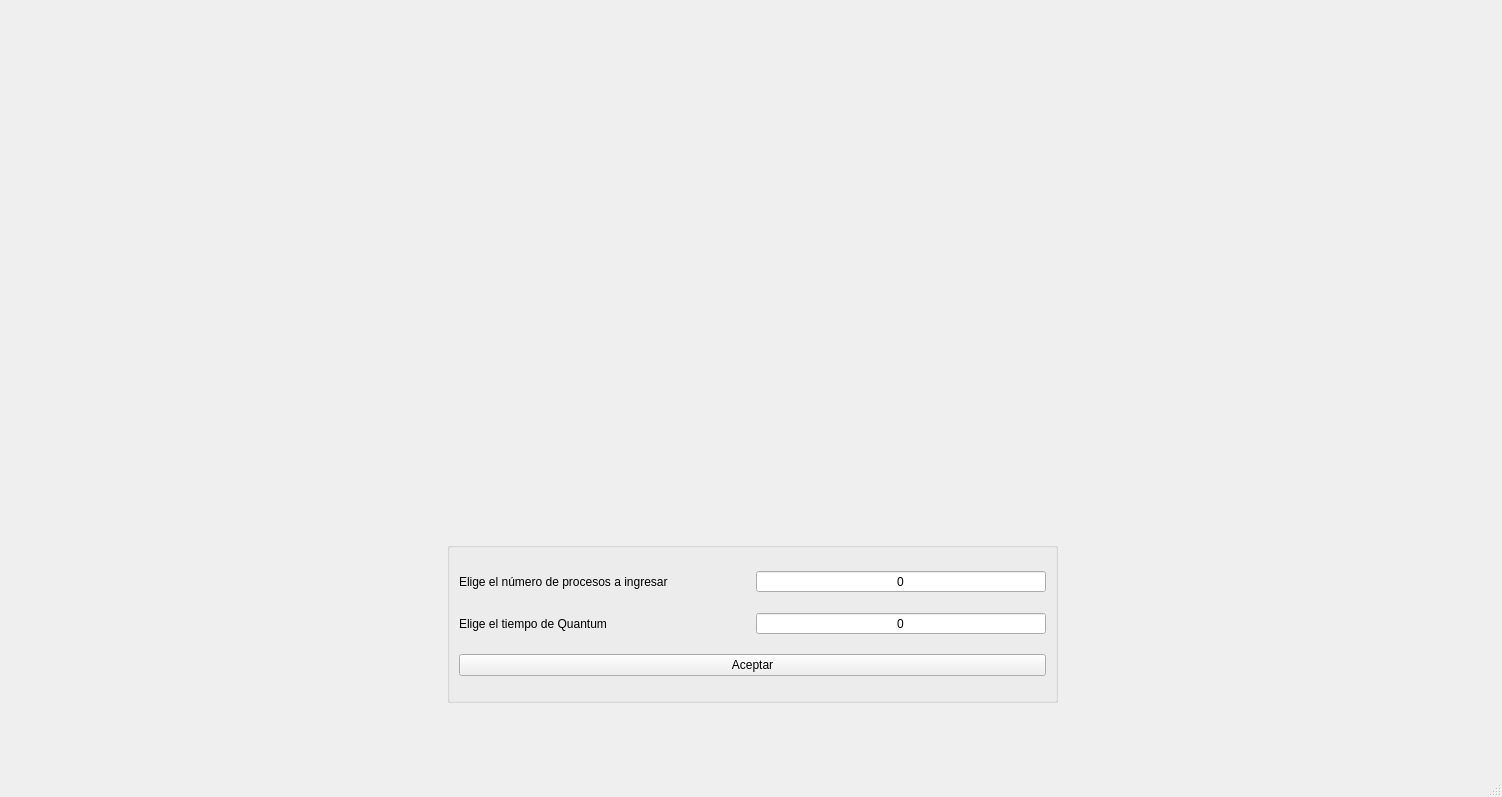
<?xml version="1.0" encoding="UTF-8"?>
<ui version="4.0">
 <class>MainWindow</class>
 <widget class="QMainWindow" name="MainWindow">
  <property name="geometry">
   <rect>
    <x>0</x>
    <y>0</y>
    <width>1502</width>
    <height>797</height>
   </rect>
  </property>
  <property name="windowTitle">
   <string>MainWindow</string>
  </property>
  <widget class="QWidget" name="centralwidget">
   <widget class="QWidget" name="layoutWidget">
    <property name="geometry">
     <rect>
      <x>7</x>
      <y>2</y>
      <width>1481</width>
      <height>751</height>
     </rect>
    </property>
    <layout class="QGridLayout" name="gridLayout">
     <item row="0" column="0">
      <widget class="QStackedWidget" name="MainQSW">
       <property name="currentIndex">
        <number>0</number>
       </property>
       <widget class="QWidget" name="NProcesosQSW">
        <widget class="QGroupBox" name="groupBox">
         <property name="geometry">
          <rect>
           <x>440</x>
           <y>540</y>
           <width>611</width>
           <height>161</height>
          </rect>
         </property>
         <property name="title">
          <string/>
         </property>
         <layout class="QGridLayout" name="gridLayout_3">
          <item row="2" column="0">
           <widget class="QLabel" name="label">
            <property name="text">
             <string>Elige el número de procesos a ingresar</string>
            </property>
           </widget>
          </item>
          <item row="3" column="0">
           <widget class="QLabel" name="label_4">
            <property name="text">
             <string>Elige el tiempo de Quantum</string>
            </property>
           </widget>
          </item>
          <item row="3" column="1">
           <widget class="QSpinBox" name="QuantumQSB">
            <property name="alignment">
             <set>Qt::AlignCenter</set>
            </property>
            <property name="buttonSymbols">
             <enum>QAbstractSpinBox::NoButtons</enum>
            </property>
            <property name="accelerated">
             <bool>false</bool>
            </property>
            <property name="minimum">
             <number>0</number>
            </property>
            <property name="maximum">
             <number>999</number>
            </property>
           </widget>
          </item>
          <item row="2" column="1">
           <widget class="QSpinBox" name="NProcesosQSB">
            <property name="alignment">
             <set>Qt::AlignCenter</set>
            </property>
            <property name="buttonSymbols">
             <enum>QAbstractSpinBox::NoButtons</enum>
            </property>
            <property name="accelerated">
             <bool>false</bool>
            </property>
            <property name="minimum">
             <number>0</number>
            </property>
            <property name="maximum">
             <number>999</number>
            </property>
           </widget>
          </item>
          <item row="4" column="0" colspan="2">
           <widget class="QPushButton" name="Aceptar">
            <property name="text">
             <string>Aceptar</string>
            </property>
           </widget>
          </item>
         </layout>
        </widget>
        <widget class="QLabel" name="label_3">
         <property name="geometry">
          <rect>
           <x>540</x>
           <y>100</y>
           <width>401</width>
           <height>401</height>
          </rect>
         </property>
         <property name="text">
          <string/>
         </property>
         <property name="pixmap">
          <pixmap resource="applogo.qrc">:/images/logo.png</pixmap>
         </property>
         <property name="scaledContents">
          <bool>true</bool>
         </property>
        </widget>
       </widget>
       <widget class="QWidget" name="EjecProcesosQSW">
        <widget class="QTableWidget" name="PendientesQTV">
         <property name="geometry">
          <rect>
           <x>10</x>
           <y>290</y>
           <width>291</width>
           <height>481</height>
          </rect>
         </property>
         <attribute name="horizontalHeaderDefaultSectionSize">
          <number>180</number>
         </attribute>
         <attribute name="horizontalHeaderStretchLastSection">
          <bool>true</bool>
         </attribute>
         <column>
          <property name="text">
           <string>ID</string>
          </property>
          <property name="textAlignment">
           <set>AlignCenter</set>
          </property>
         </column>
         <column>
          <property name="text">
           <string>TME</string>
          </property>
          <property name="textAlignment">
           <set>AlignCenter</set>
          </property>
         </column>
         <column>
          <property name="text">
           <string>TT</string>
          </property>
          <property name="textAlignment">
           <set>AlignCenter</set>
          </property>
         </column>
        </widget>
        <widget class="QLabel" name="LoteEjecQL">
         <property name="geometry">
          <rect>
           <x>60</x>
           <y>260</y>
           <width>181</width>
           <height>21</height>
          </rect>
         </property>
         <property name="text">
          <string>Procesos Listos:</string>
         </property>
        </widget>
        <widget class="QLabel" name="ProcTerml">
         <property name="geometry">
          <rect>
           <x>710</x>
           <y>260</y>
           <width>211</width>
           <height>21</height>
          </rect>
         </property>
         <property name="text">
          <string>Procesos terminados:</string>
         </property>
        </widget>
        <widget class="QWidget" name="verticalLayoutWidget">
         <property name="geometry">
          <rect>
           <x>10</x>
           <y>90</y>
           <width>1011</width>
           <height>161</height>
          </rect>
         </property>
         <layout class="QVBoxLayout" name="verticalLayout">
          <item>
           <widget class="QLabel" name="LoteEjecQL_2">
            <property name="minimumSize">
             <size>
              <width>0</width>
              <height>30</height>
             </size>
            </property>
            <property name="maximumSize">
             <size>
              <width>16777215</width>
              <height>30</height>
             </size>
            </property>
            <property name="text">
             <string>Proceso Actual:</string>
            </property>
            <property name="alignment">
             <set>Qt::AlignCenter</set>
            </property>
           </widget>
          </item>
          <item>
           <layout class="QHBoxLayout" name="horizontalLayout_5">
            <item>
             <widget class="QLabel" name="IDActualQL">
              <property name="maximumSize">
               <size>
                <width>60</width>
                <height>40</height>
               </size>
              </property>
              <property name="text">
               <string>ID:</string>
              </property>
             </widget>
            </item>
            <item>
             <widget class="QLineEdit" name="IDActualQLE">
              <property name="maximumSize">
               <size>
                <width>80</width>
                <height>24</height>
               </size>
              </property>
              <property name="alignment">
               <set>Qt::AlignCenter</set>
              </property>
              <property name="readOnly">
               <bool>true</bool>
              </property>
             </widget>
            </item>
            <item>
             <widget class="QLabel" name="OperacionActualQL">
              <property name="maximumSize">
               <size>
                <width>110</width>
                <height>16777215</height>
               </size>
              </property>
              <property name="text">
               <string>Operación:</string>
              </property>
             </widget>
            </item>
            <item>
             <widget class="QLineEdit" name="OperacionActualQLE">
              <property name="maximumSize">
               <size>
                <width>800</width>
                <height>24</height>
               </size>
              </property>
              <property name="alignment">
               <set>Qt::AlignCenter</set>
              </property>
              <property name="readOnly">
               <bool>true</bool>
              </property>
             </widget>
            </item>
            <item>
             <widget class="QLabel" name="TamanioQL">
              <property name="maximumSize">
               <size>
                <width>200</width>
                <height>16777215</height>
               </size>
              </property>
              <property name="text">
               <string>Tamaño:</string>
              </property>
              <property name="alignment">
               <set>Qt::AlignCenter</set>
              </property>
             </widget>
            </item>
            <item>
             <widget class="QLineEdit" name="TamanioQLE">
              <property name="minimumSize">
               <size>
                <width>0</width>
                <height>24</height>
               </size>
              </property>
              <property name="maximumSize">
               <size>
                <width>16777215</width>
                <height>24</height>
               </size>
              </property>
              <property name="alignment">
               <set>Qt::AlignCenter</set>
              </property>
              <property name="readOnly">
               <bool>true</bool>
              </property>
             </widget>
            </item>
           </layout>
          </item>
          <item>
           <layout class="QHBoxLayout" name="horizontalLayout">
            <item>
             <widget class="QLabel" name="TMEQL">
              <property name="maximumSize">
               <size>
                <width>50</width>
                <height>40</height>
               </size>
              </property>
              <property name="text">
               <string>TME:</string>
              </property>
             </widget>
            </item>
            <item>
             <widget class="QLineEdit" name="TMEActualQLE">
              <property name="maximumSize">
               <size>
                <width>180</width>
                <height>24</height>
               </size>
              </property>
              <property name="alignment">
               <set>Qt::AlignCenter</set>
              </property>
              <property name="readOnly">
               <bool>true</bool>
              </property>
             </widget>
            </item>
            <item>
             <widget class="QLabel" name="TiempoRestanteQL">
              <property name="maximumSize">
               <size>
                <width>50</width>
                <height>16777215</height>
               </size>
              </property>
              <property name="text">
               <string>TR:</string>
              </property>
              <property name="alignment">
               <set>Qt::AlignCenter</set>
              </property>
             </widget>
            </item>
            <item>
             <widget class="QLineEdit" name="TiempoRestanteQLE">
              <property name="maximumSize">
               <size>
                <width>200</width>
                <height>24</height>
               </size>
              </property>
              <property name="alignment">
               <set>Qt::AlignCenter</set>
              </property>
              <property name="readOnly">
               <bool>true</bool>
              </property>
             </widget>
            </item>
            <item>
             <widget class="QLabel" name="TiempoTranscurridoQL">
              <property name="maximumSize">
               <size>
                <width>50</width>
                <height>16777215</height>
               </size>
              </property>
              <property name="text">
               <string>TT:</string>
              </property>
              <property name="alignment">
               <set>Qt::AlignCenter</set>
              </property>
             </widget>
            </item>
            <item>
             <widget class="QLineEdit" name="TiempoTranscurridoQLE">
              <property name="maximumSize">
               <size>
                <width>16777215</width>
                <height>24</height>
               </size>
              </property>
              <property name="alignment">
               <set>Qt::AlignCenter</set>
              </property>
              <property name="readOnly">
               <bool>true</bool>
              </property>
             </widget>
            </item>
            <item>
             <widget class="QLabel" name="TiempoTranscurridoQL_2">
              <property name="maximumSize">
               <size>
                <width>200</width>
                <height>16777215</height>
               </size>
              </property>
              <property name="text">
               <string>Quantum Restante:</string>
              </property>
              <property name="alignment">
               <set>Qt::AlignCenter</set>
              </property>
             </widget>
            </item>
            <item>
             <widget class="QLineEdit" name="QuantumRestanteQLE">
              <property name="minimumSize">
               <size>
                <width>0</width>
                <height>24</height>
               </size>
              </property>
              <property name="maximumSize">
               <size>
                <width>16777215</width>
                <height>24</height>
               </size>
              </property>
              <property name="readOnly">
               <bool>true</bool>
              </property>
             </widget>
            </item>
           </layout>
          </item>
         </layout>
        </widget>
        <widget class="QTableWidget" name="ProcTerminadosQTW">
         <property name="geometry">
          <rect>
           <x>620</x>
           <y>290</y>
           <width>401</width>
           <height>481</height>
          </rect>
         </property>
         <attribute name="horizontalHeaderStretchLastSection">
          <bool>true</bool>
         </attribute>
         <column>
          <property name="text">
           <string>ID</string>
          </property>
          <property name="textAlignment">
           <set>AlignCenter</set>
          </property>
         </column>
         <column>
          <property name="text">
           <string>Operacion</string>
          </property>
          <property name="textAlignment">
           <set>AlignCenter</set>
          </property>
         </column>
         <column>
          <property name="text">
           <string>Resultado</string>
          </property>
          <property name="textAlignment">
           <set>AlignCenter</set>
          </property>
         </column>
        </widget>
        <widget class="QLabel" name="ProcBloqueadosQL">
         <property name="geometry">
          <rect>
           <x>350</x>
           <y>260</y>
           <width>221</width>
           <height>31</height>
          </rect>
         </property>
         <property name="maximumSize">
          <size>
           <width>16777215</width>
           <height>60</height>
          </size>
         </property>
         <property name="text">
          <string>Procesos Bloqueados:</string>
         </property>
        </widget>
        <widget class="QTableWidget" name="BloqueadosQTW">
         <property name="geometry">
          <rect>
           <x>330</x>
           <y>290</y>
           <width>261</width>
           <height>481</height>
          </rect>
         </property>
         <attribute name="horizontalHeaderStretchLastSection">
          <bool>true</bool>
         </attribute>
         <column>
          <property name="text">
           <string>ID</string>
          </property>
          <property name="textAlignment">
           <set>AlignCenter</set>
          </property>
         </column>
         <column>
          <property name="text">
           <string>T Bloqueado</string>
          </property>
          <property name="textAlignment">
           <set>AlignCenter</set>
          </property>
         </column>
        </widget>
        <widget class="QPushButton" name="VerTiemposQPB">
         <property name="enabled">
          <bool>false</bool>
         </property>
         <property name="geometry">
          <rect>
           <x>870</x>
           <y>0</y>
           <width>151</width>
           <height>41</height>
          </rect>
         </property>
         <property name="text">
          <string>Ver Tiempos</string>
         </property>
        </widget>
        <widget class="QLabel" name="ProcTerml_2">
         <property name="geometry">
          <rect>
           <x>1170</x>
           <y>10</y>
           <width>181</width>
           <height>21</height>
          </rect>
         </property>
         <property name="text">
          <string>Tabla de Páginas:</string>
         </property>
        </widget>
        <widget class="QSlider" name="VolMusicaQS">
         <property name="geometry">
          <rect>
           <x>1060</x>
           <y>760</y>
           <width>381</width>
           <height>18</height>
          </rect>
         </property>
         <property name="orientation">
          <enum>Qt::Horizontal</enum>
         </property>
        </widget>
        <widget class="QWidget" name="horizontalLayoutWidget">
         <property name="geometry">
          <rect>
           <x>10</x>
           <y>40</y>
           <width>1011</width>
           <height>51</height>
          </rect>
         </property>
         <layout class="QHBoxLayout" name="horizontalLayout_2">
          <item>
           <widget class="QLabel" name="SiguienteProQL">
            <property name="maximumSize">
             <size>
              <width>16777215</width>
              <height>30</height>
             </size>
            </property>
            <property name="text">
             <string>Próxmo Proceso:</string>
            </property>
            <property name="alignment">
             <set>Qt::AlignCenter</set>
            </property>
           </widget>
          </item>
          <item>
           <widget class="QLabel" name="IDProximoQL">
            <property name="minimumSize">
             <size>
              <width>0</width>
              <height>30</height>
             </size>
            </property>
            <property name="maximumSize">
             <size>
              <width>16777215</width>
              <height>30</height>
             </size>
            </property>
            <property name="text">
             <string>ID:</string>
            </property>
            <property name="alignment">
             <set>Qt::AlignCenter</set>
            </property>
           </widget>
          </item>
          <item>
           <widget class="QLineEdit" name="IDProximoQLE">
            <property name="maximumSize">
             <size>
              <width>16777215</width>
              <height>24</height>
             </size>
            </property>
            <property name="alignment">
             <set>Qt::AlignCenter</set>
            </property>
            <property name="readOnly">
             <bool>true</bool>
            </property>
           </widget>
          </item>
          <item>
           <widget class="QLabel" name="TamanioQL_2">
            <property name="maximumSize">
             <size>
              <width>16777215</width>
              <height>30</height>
             </size>
            </property>
            <property name="text">
             <string>Tamaño:</string>
            </property>
            <property name="alignment">
             <set>Qt::AlignCenter</set>
            </property>
           </widget>
          </item>
          <item>
           <widget class="QLineEdit" name="TamanioQLE_2">
            <property name="maximumSize">
             <size>
              <width>16777215</width>
              <height>24</height>
             </size>
            </property>
            <property name="alignment">
             <set>Qt::AlignCenter</set>
            </property>
            <property name="readOnly">
             <bool>true</bool>
            </property>
           </widget>
          </item>
         </layout>
        </widget>
        <widget class="QWidget" name="horizontalLayoutWidget_2">
         <property name="geometry">
          <rect>
           <x>10</x>
           <y>0</y>
           <width>851</width>
           <height>41</height>
          </rect>
         </property>
         <layout class="QHBoxLayout" name="horizontalLayout_3">
          <item>
           <widget class="QLabel" name="NoProcPenQL">
            <property name="maximumSize">
             <size>
              <width>16777215</width>
              <height>40</height>
             </size>
            </property>
            <property name="text">
             <string>Procesos Nuevos:</string>
            </property>
           </widget>
          </item>
          <item>
           <widget class="QLineEdit" name="NoProcPendientesQLE">
            <property name="maximumSize">
             <size>
              <width>16777215</width>
              <height>24</height>
             </size>
            </property>
            <property name="alignment">
             <set>Qt::AlignCenter</set>
            </property>
            <property name="readOnly">
             <bool>true</bool>
            </property>
           </widget>
          </item>
          <item>
           <widget class="QLabel" name="ContadorQL">
            <property name="maximumSize">
             <size>
              <width>16777215</width>
              <height>40</height>
             </size>
            </property>
            <property name="text">
             <string>Contador:</string>
            </property>
            <property name="alignment">
             <set>Qt::AlignCenter</set>
            </property>
           </widget>
          </item>
          <item>
           <widget class="QLineEdit" name="ContadorQLE">
            <property name="maximumSize">
             <size>
              <width>16777215</width>
              <height>24</height>
             </size>
            </property>
            <property name="alignment">
             <set>Qt::AlignCenter</set>
            </property>
            <property name="readOnly">
             <bool>true</bool>
            </property>
           </widget>
          </item>
          <item>
           <widget class="QLabel" name="QuantumQL">
            <property name="maximumSize">
             <size>
              <width>16777215</width>
              <height>40</height>
             </size>
            </property>
            <property name="text">
             <string>Quantum:</string>
            </property>
            <property name="alignment">
             <set>Qt::AlignCenter</set>
            </property>
           </widget>
          </item>
          <item>
           <widget class="QLineEdit" name="QuantumQLEI">
            <property name="maximumSize">
             <size>
              <width>16777215</width>
              <height>24</height>
             </size>
            </property>
            <property name="alignment">
             <set>Qt::AlignCenter</set>
            </property>
            <property name="readOnly">
             <bool>true</bool>
            </property>
           </widget>
          </item>
         </layout>
        </widget>
        <widget class="QTableWidget" name="PaginasQTW">
         <property name="geometry">
          <rect>
           <x>1040</x>
           <y>40</y>
           <width>411</width>
           <height>711</height>
          </rect>
         </property>
         <property name="alternatingRowColors">
          <bool>false</bool>
         </property>
         <attribute name="horizontalHeaderStretchLastSection">
          <bool>true</bool>
         </attribute>
         <row>
          <property name="text">
           <string>0</string>
          </property>
          <property name="textAlignment">
           <set>AlignCenter</set>
          </property>
         </row>
         <row>
          <property name="text">
           <string>1</string>
          </property>
          <property name="textAlignment">
           <set>AlignCenter</set>
          </property>
         </row>
         <row>
          <property name="text">
           <string>2</string>
          </property>
          <property name="textAlignment">
           <set>AlignCenter</set>
          </property>
         </row>
         <row>
          <property name="text">
           <string>3</string>
          </property>
          <property name="textAlignment">
           <set>AlignCenter</set>
          </property>
         </row>
         <row>
          <property name="text">
           <string>4</string>
          </property>
          <property name="textAlignment">
           <set>AlignCenter</set>
          </property>
         </row>
         <row>
          <property name="text">
           <string>5</string>
          </property>
          <property name="textAlignment">
           <set>AlignCenter</set>
          </property>
         </row>
         <row>
          <property name="text">
           <string>6</string>
          </property>
          <property name="textAlignment">
           <set>AlignCenter</set>
          </property>
         </row>
         <row>
          <property name="text">
           <string>7</string>
          </property>
          <property name="textAlignment">
           <set>AlignCenter</set>
          </property>
         </row>
         <row>
          <property name="text">
           <string>8</string>
          </property>
          <property name="textAlignment">
           <set>AlignCenter</set>
          </property>
         </row>
         <row>
          <property name="text">
           <string>9</string>
          </property>
          <property name="textAlignment">
           <set>AlignCenter</set>
          </property>
         </row>
         <row>
          <property name="text">
           <string>10</string>
          </property>
          <property name="textAlignment">
           <set>AlignCenter</set>
          </property>
         </row>
         <row>
          <property name="text">
           <string>11</string>
          </property>
          <property name="textAlignment">
           <set>AlignCenter</set>
          </property>
         </row>
         <row>
          <property name="text">
           <string>12</string>
          </property>
          <property name="textAlignment">
           <set>AlignCenter</set>
          </property>
         </row>
         <row>
          <property name="text">
           <string>13</string>
          </property>
          <property name="textAlignment">
           <set>AlignCenter</set>
          </property>
         </row>
         <row>
          <property name="text">
           <string>14</string>
          </property>
          <property name="textAlignment">
           <set>AlignCenter</set>
          </property>
         </row>
         <row>
          <property name="text">
           <string>15</string>
          </property>
          <property name="textAlignment">
           <set>AlignCenter</set>
          </property>
         </row>
         <row>
          <property name="text">
           <string>16</string>
          </property>
          <property name="textAlignment">
           <set>AlignCenter</set>
          </property>
         </row>
         <row>
          <property name="text">
           <string>17</string>
          </property>
          <property name="textAlignment">
           <set>AlignCenter</set>
          </property>
         </row>
         <row>
          <property name="text">
           <string>18</string>
          </property>
          <property name="textAlignment">
           <set>AlignCenter</set>
          </property>
         </row>
         <row>
          <property name="text">
           <string>19</string>
          </property>
          <property name="textAlignment">
           <set>AlignCenter</set>
          </property>
         </row>
         <row>
          <property name="text">
           <string>20</string>
          </property>
          <property name="textAlignment">
           <set>AlignCenter</set>
          </property>
         </row>
         <row>
          <property name="text">
           <string>21</string>
          </property>
          <property name="textAlignment">
           <set>AlignCenter</set>
          </property>
         </row>
         <row>
          <property name="text">
           <string>22</string>
          </property>
          <property name="textAlignment">
           <set>AlignCenter</set>
          </property>
         </row>
         <row>
          <property name="text">
           <string>23</string>
          </property>
          <property name="textAlignment">
           <set>AlignCenter</set>
          </property>
         </row>
         <row>
          <property name="text">
           <string>25</string>
          </property>
          <property name="textAlignment">
           <set>AlignCenter</set>
          </property>
         </row>
         <row>
          <property name="text">
           <string>26</string>
          </property>
          <property name="textAlignment">
           <set>AlignCenter</set>
          </property>
         </row>
         <row>
          <property name="text">
           <string>27</string>
          </property>
          <property name="textAlignment">
           <set>AlignCenter</set>
          </property>
         </row>
         <row>
          <property name="text">
           <string>28</string>
          </property>
          <property name="textAlignment">
           <set>AlignCenter</set>
          </property>
         </row>
         <row>
          <property name="text">
           <string>29</string>
          </property>
          <property name="textAlignment">
           <set>AlignCenter</set>
          </property>
         </row>
         <row>
          <property name="text">
           <string>30</string>
          </property>
          <property name="textAlignment">
           <set>AlignCenter</set>
          </property>
         </row>
         <row>
          <property name="text">
           <string>31</string>
          </property>
          <property name="textAlignment">
           <set>AlignCenter</set>
          </property>
         </row>
         <row>
          <property name="text">
           <string>32</string>
          </property>
          <property name="textAlignment">
           <set>AlignCenter</set>
          </property>
         </row>
         <row>
          <property name="text">
           <string>33</string>
          </property>
          <property name="textAlignment">
           <set>AlignCenter</set>
          </property>
         </row>
         <row>
          <property name="text">
           <string>33</string>
          </property>
          <property name="textAlignment">
           <set>AlignCenter</set>
          </property>
         </row>
         <row>
          <property name="text">
           <string>34</string>
          </property>
          <property name="textAlignment">
           <set>AlignCenter</set>
          </property>
         </row>
         <row>
          <property name="text">
           <string>35</string>
          </property>
          <property name="textAlignment">
           <set>AlignCenter</set>
          </property>
         </row>
         <row>
          <property name="text">
           <string>36</string>
          </property>
          <property name="textAlignment">
           <set>AlignCenter</set>
          </property>
         </row>
         <row>
          <property name="text">
           <string>37</string>
          </property>
          <property name="textAlignment">
           <set>AlignCenter</set>
          </property>
         </row>
         <row>
          <property name="text">
           <string>38</string>
          </property>
          <property name="textAlignment">
           <set>AlignCenter</set>
          </property>
         </row>
         <row>
          <property name="text">
           <string>39</string>
          </property>
          <property name="textAlignment">
           <set>AlignCenter</set>
          </property>
         </row>
         <column>
          <property name="text">
           <string>ID</string>
          </property>
          <property name="textAlignment">
           <set>AlignCenter</set>
          </property>
         </column>
         <column>
          <property name="text">
           <string>Pagina</string>
          </property>
          <property name="textAlignment">
           <set>AlignCenter</set>
          </property>
         </column>
         <column>
          <property name="text">
           <string>Estado</string>
          </property>
          <property name="textAlignment">
           <set>AlignCenter</set>
          </property>
         </column>
        </widget>
       </widget>
       <widget class="QWidget" name="page">
        <layout class="QGridLayout" name="gridLayout_4">
         <item row="0" column="0">
          <widget class="QTableWidget" name="TiemposQTW">
           <attribute name="horizontalHeaderShowSortIndicator" stdset="0">
            <bool>false</bool>
           </attribute>
           <attribute name="horizontalHeaderStretchLastSection">
            <bool>true</bool>
           </attribute>
           <attribute name="verticalHeaderVisible">
            <bool>false</bool>
           </attribute>
           <column>
            <property name="text">
             <string>ID</string>
            </property>
            <property name="textAlignment">
             <set>AlignCenter</set>
            </property>
           </column>
           <column>
            <property name="text">
             <string>Operacion</string>
            </property>
            <property name="textAlignment">
             <set>AlignCenter</set>
            </property>
           </column>
           <column>
            <property name="text">
             <string>Resultado</string>
            </property>
            <property name="textAlignment">
             <set>AlignCenter</set>
            </property>
           </column>
           <column>
            <property name="text">
             <string>Llegada</string>
            </property>
            <property name="textAlignment">
             <set>AlignCenter</set>
            </property>
           </column>
           <column>
            <property name="text">
             <string>Finalizacion</string>
            </property>
            <property name="textAlignment">
             <set>AlignCenter</set>
            </property>
           </column>
           <column>
            <property name="text">
             <string>Retorno</string>
            </property>
            <property name="textAlignment">
             <set>AlignCenter</set>
            </property>
           </column>
           <column>
            <property name="text">
             <string>Respuesta</string>
            </property>
            <property name="textAlignment">
             <set>AlignCenter</set>
            </property>
           </column>
           <column>
            <property name="text">
             <string>Espera</string>
            </property>
            <property name="textAlignment">
             <set>AlignCenter</set>
            </property>
           </column>
           <column>
            <property name="text">
             <string>Servicio</string>
            </property>
            <property name="textAlignment">
             <set>AlignCenter</set>
            </property>
           </column>
           <column>
            <property name="text">
             <string>Tamaño</string>
            </property>
            <property name="textAlignment">
             <set>AlignCenter</set>
            </property>
           </column>
          </widget>
         </item>
        </layout>
       </widget>
       <widget class="QWidget" name="page_2">
        <layout class="QGridLayout" name="gridLayout_6">
         <item row="0" column="0">
          <layout class="QGridLayout" name="gridLayout_5">
           <item row="1" column="0">
            <widget class="QTableWidget" name="BCPQTW">
             <property name="tabKeyNavigation">
              <bool>true</bool>
             </property>
             <property name="alternatingRowColors">
              <bool>true</bool>
             </property>
             <attribute name="horizontalHeaderShowSortIndicator" stdset="0">
              <bool>false</bool>
             </attribute>
             <attribute name="horizontalHeaderStretchLastSection">
              <bool>true</bool>
             </attribute>
             <attribute name="verticalHeaderVisible">
              <bool>false</bool>
             </attribute>
             <column>
              <property name="text">
               <string>ID</string>
              </property>
              <property name="textAlignment">
               <set>AlignCenter</set>
              </property>
             </column>
             <column>
              <property name="text">
               <string>Estado</string>
              </property>
              <property name="textAlignment">
               <set>AlignCenter</set>
              </property>
             </column>
             <column>
              <property name="text">
               <string>Operacion</string>
              </property>
              <property name="textAlignment">
               <set>AlignCenter</set>
              </property>
             </column>
             <column>
              <property name="text">
               <string>Resultado</string>
              </property>
              <property name="textAlignment">
               <set>AlignCenter</set>
              </property>
             </column>
             <column>
              <property name="text">
               <string>Llegada</string>
              </property>
              <property name="textAlignment">
               <set>AlignCenter</set>
              </property>
             </column>
             <column>
              <property name="text">
               <string>Fin</string>
              </property>
              <property name="textAlignment">
               <set>AlignCenter</set>
              </property>
             </column>
             <column>
              <property name="text">
               <string>Retorno</string>
              </property>
              <property name="textAlignment">
               <set>AlignCenter</set>
              </property>
             </column>
             <column>
              <property name="text">
               <string>Espera</string>
              </property>
              <property name="textAlignment">
               <set>AlignCenter</set>
              </property>
             </column>
             <column>
              <property name="text">
               <string>Servicio</string>
              </property>
              <property name="textAlignment">
               <set>AlignCenter</set>
              </property>
             </column>
             <column>
              <property name="text">
               <string>Restante</string>
              </property>
              <property name="textAlignment">
               <set>AlignCenter</set>
              </property>
             </column>
             <column>
              <property name="text">
               <string>Respuesta</string>
              </property>
              <property name="textAlignment">
               <set>AlignCenter</set>
              </property>
             </column>
             <column>
              <property name="text">
               <string>TR Bloq</string>
              </property>
              <property name="textAlignment">
               <set>AlignCenter</set>
              </property>
             </column>
             <column>
              <property name="text">
               <string>Tamaño</string>
              </property>
              <property name="textAlignment">
               <set>AlignCenter</set>
              </property>
             </column>
            </widget>
           </item>
           <item row="0" column="0" alignment="Qt::AlignHCenter|Qt::AlignVCenter">
            <widget class="QLabel" name="label_2">
             <property name="text">
              <string>BCP PROCESOS</string>
             </property>
            </widget>
           </item>
          </layout>
         </item>
        </layout>
       </widget>
      </widget>
     </item>
    </layout>
   </widget>
  </widget>
  <widget class="QMenuBar" name="menubar">
   <property name="geometry">
    <rect>
     <x>0</x>
     <y>0</y>
     <width>1502</width>
     <height>20</height>
    </rect>
   </property>
  </widget>
  <widget class="QStatusBar" name="statusbar"/>
 </widget>
 <resources>
  <include location="applogo.qrc"/>
 </resources>
 <connections/>
</ui>
